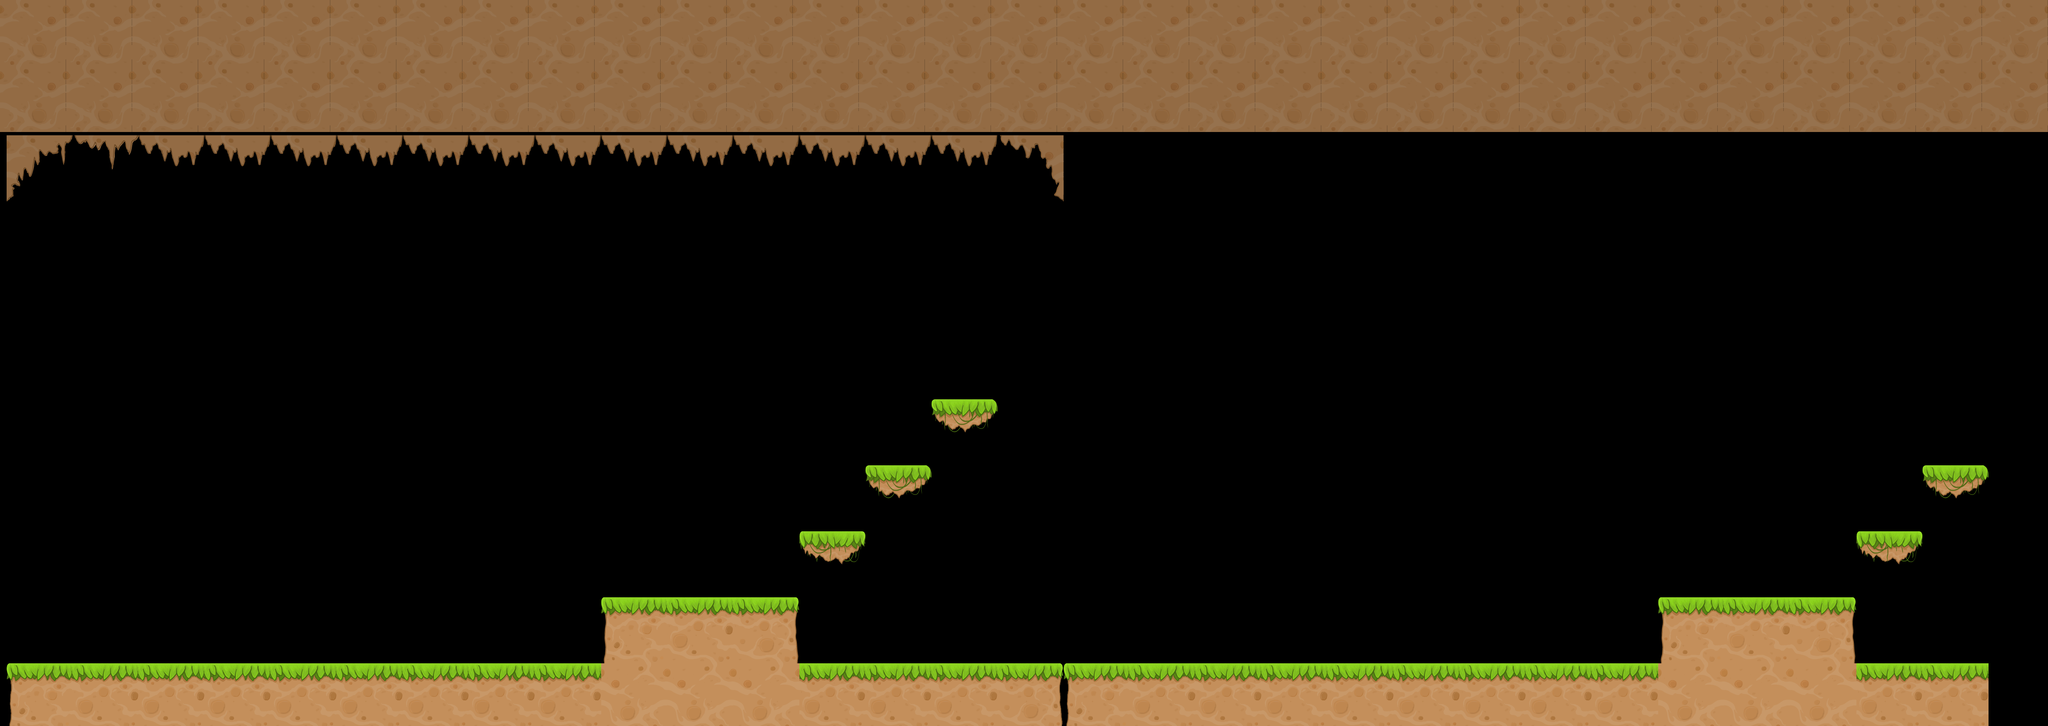

The image is a tile-based game level rendered from a .tmx file. Its description and source (layers, tilesets, objects; grid data summarised) follow:
An orthogonal 31x11 tile map with 160x160 px tiles, 2 tile layers (pole, fon) and 14 objects (camera, zone, hero).

<map version="1.9" tiledversion="1.9.1" orientation="orthogonal" renderorder="right-down" width="31" height="11" tilewidth="160" tileheight="160" infinite="0" nextlayerid="6" nextobjectid="25">
 <tileset firstgid="1" name="00c83b8493a9d5cb4a6bed06fd47c891" tilewidth="160" tileheight="160" spacing="2" tilecount="36" columns="6">
  <image source="00c83b8493a9d5cb4a6bed06fd47c891.png" width="970" height="970" />
  <tile id="17">
   <animation>
    <frame tileid="20" duration="150" />
    <frame tileid="19" duration="150" />
   </animation>
  </tile>
 </tileset>
 <layer id="1" name="pole" width="31" height="11" offsetx="-144" offsety="328">
  <data>[341 cells, 63 non-empty, 12 distinct tile ids]</data>
 </layer>
 <objectgroup id="5" name="setting">
  <object id="7" name="camera" x="520" y="1392">
   <point />
  </object>
  <object id="19" name="zone" x="20.6061" y="-13.697" width="4960" height="1768" />
  <object id="22" name="hero" x="330.545" y="1112.73" width="170" height="210">
   <properties>
    <property name="BodyType" value="DynamicBody" />
    <property name="gravityScale" type="float" value="60" />
    <property name="restitution" type="float" value="0" />
   </properties>
  </object>
 </objectgroup>
 <objectgroup id="4" name="objects">
  <object id="9" x="6" y="1607.33" width="4810" height="162.667">
   <properties>
    <property name="BodyType" value="StaticBody" />
    <property name="gravityScale" type="float" value="1" />
    <property name="restitution" type="float" value="0" />
   </properties>
  </object>
  <object id="10" x="1456.42" y="1446.36" width="476.818" height="163.636">
   <properties>
    <property name="BodyType" value="StaticBody" />
    <property name="gravityScale" type="float" value="1" />
    <property name="restitution" type="float" value="0" />
   </properties>
  </object>
  <object id="11" x="1937.24" y="1287.85" width="159.667" height="78.7879">
   <properties>
    <property name="BodyType" value="StaticBody" />
    <property name="gravityScale" type="float" value="1" />
    <property name="restitution" type="float" value="0" />
   </properties>
  </object>
  <object id="12" x="2095.88" y="1127.68" width="159.045" height="82.4697">
   <properties>
    <property name="BodyType" value="StaticBody" />
    <property name="gravityScale" type="float" value="1" />
    <property name="restitution" type="float" value="0" />
   </properties>
  </object>
  <object id="13" x="2251.52" y="957.576" width="157.576" height="93.9394">
   <properties>
    <property name="BodyType" value="StaticBody" />
    <property name="gravityScale" type="float" value="1" />
    <property name="restitution" type="float" value="0" />
   </properties>
  </object>
  <object id="14" x="2732.3" y="1286.73" width="798" height="89.0303">
   <properties>
    <property name="BodyType" value="StaticBody" />
    <property name="gravityScale" type="float" value="1" />
    <property name="restitution" type="float" value="0" />
   </properties>
  </object>
  <object id="15" x="4014.79" y="1449.33" width="476.121" height="176.97">
   <properties>
    <property name="BodyType" value="StaticBody" />
    <property name="gravityScale" type="float" value="1" />
    <property name="restitution" type="float" value="0" />
   </properties>
  </object>
  <object id="16" x="4495.27" y="1289.15" width="161.879" height="82.2424">
   <properties>
    <property name="BodyType" value="StaticBody" />
    <property name="gravityScale" type="float" value="1" />
    <property name="restitution" type="float" value="0" />
   </properties>
  </object>
  <object id="17" x="4654.06" y="1126.55" width="163.333" height="82.3636">
   <properties>
    <property name="BodyType" value="StaticBody" />
    <property name="gravityScale" type="float" value="1" />
    <property name="restitution" type="float" value="0" />
   </properties>
  </object>
  <object id="23" x="11" y="38.6665" width="26" height="1734.67">
   <properties>
    <property name="BodyType" value="StaticBody" />
    <property name="gravityScale" type="float" value="1" />
    <property name="restitution" type="float" value="0" />
   </properties>
  </object>
  <object id="24" x="4815" y="16.665" width="26" height="1734.67">
   <properties>
    <property name="BodyType" value="StaticBody" />
    <property name="gravityScale" type="float" value="1" />
    <property name="restitution" type="float" value="0" />
   </properties>
  </object>
 </objectgroup>
 <layer id="3" name="fon" width="31" height="11">
  <data>[341 cells, 62 non-empty, 1 distinct tile ids]</data>
 </layer>
</map>
